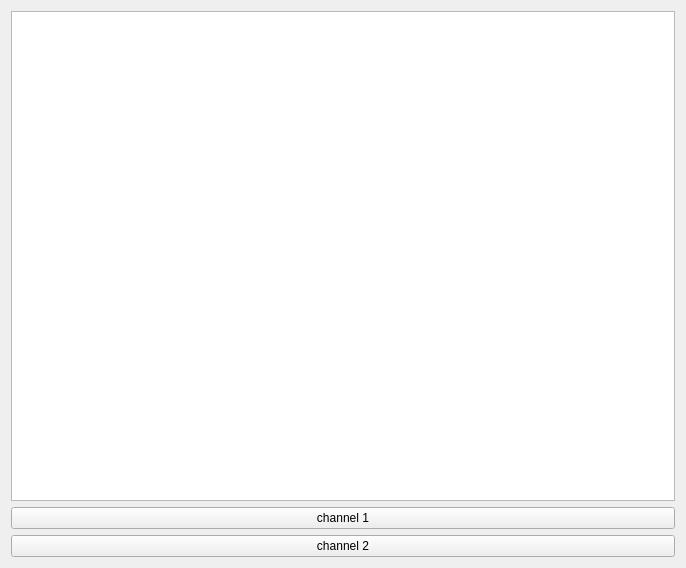
<?xml version="1.0" encoding="UTF-8"?>
<ui version="4.0">
 <class>Form</class>
 <widget class="QWidget" name="Form">
  <property name="geometry">
   <rect>
    <x>0</x>
    <y>0</y>
    <width>686</width>
    <height>568</height>
   </rect>
  </property>
  <property name="windowTitle">
   <string>Form</string>
  </property>
  <layout class="QVBoxLayout" name="verticalLayout_2">
   <item>
    <layout class="QVBoxLayout" name="verticalLayout">
     <item>
      <widget class="CStaticPlot" name="CStaticPlot"/>
     </item>
     <item>
      <widget class="QPushButton" name="pushButton_1">
       <property name="text">
        <string>channel 1</string>
       </property>
      </widget>
     </item>
     <item>
      <widget class="QPushButton" name="pushButton_2">
       <property name="text">
        <string>channel 2</string>
       </property>
      </widget>
     </item>
    </layout>
   </item>
  </layout>
 </widget>
 <customwidgets>
  <customwidget>
   <class>StaticPlotWidget</class>
   <extends>QGraphicsView</extends>
   <header>accwidgets.graph</header>
  </customwidget>
  <customwidget>
   <class>CStaticPlot</class>
   <extends>StaticPlotWidget</extends>
   <header>comrad.widgets.graphs</header>
  </customwidget>
 </customwidgets>
 <resources/>
 <connections/>
</ui>
